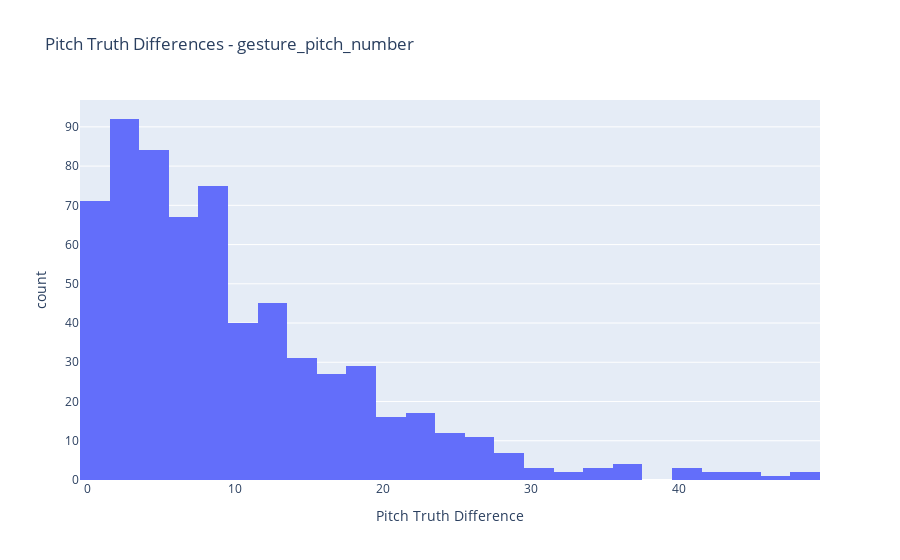
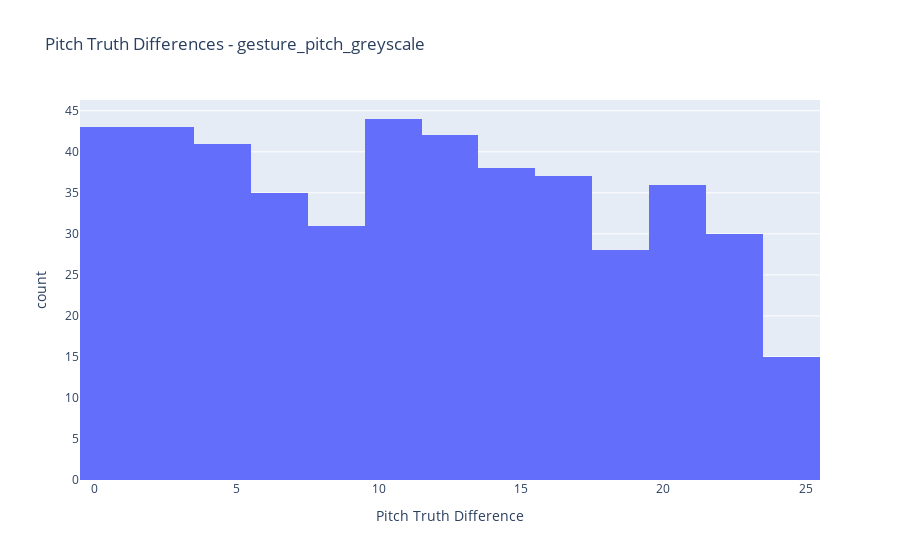
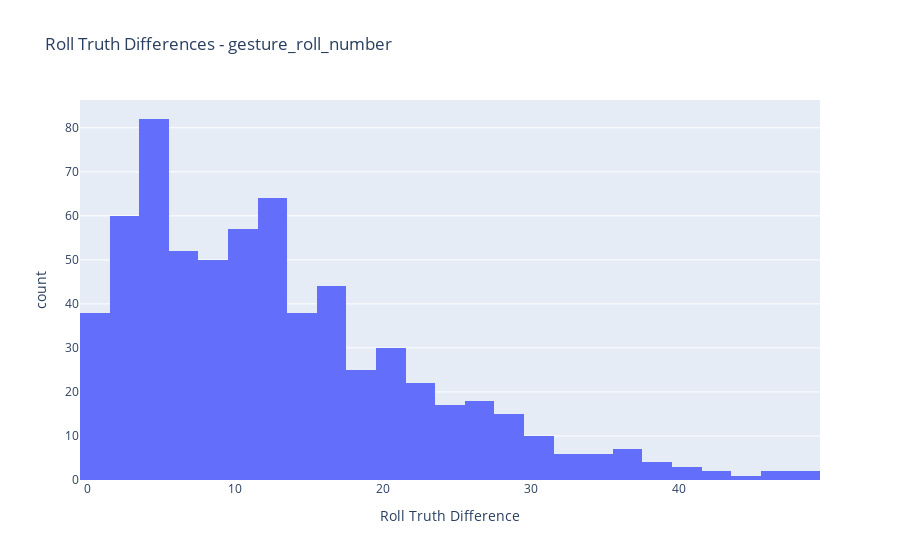

Notebook code cell kept with these figures, in order:
### Code cell
def create_histogram_truth_plots(experiment_type, truth_type):
    filtered_df = df[(df['experiment_type'] == experiment_type) & 
                     (df['inputType'] == truth_type["input_type"])]

    fig = px.histogram(filtered_df, x=truth_type["truth_diff"],
                    title=f'{truth_type['label']} Differences - {experiment_type}',
                    labels={f'{truth_type["truth_diff"]}': f'{truth_type["label"]} Difference'})
    
    fig.show()
    
for experiment_type, truth_type in experiment_truth_type.items():
    create_histogram_truth_plots(experiment_type, truth_type)

### Figure 1 — Plotly figure (JSON) as saved in the notebook; plotly's stock layout.template omitted (floating-point values rounded to 4 significant figures; data arrays with more than 128 entries replaced by an {"elided": "..."} marker saying what was removed)
{"data": [{"alignmentgroup": "True", "bingroup": "x", "hovertemplate": "Pitch Truth Difference=%{x}<br>count=%{y}<extra></extra>", "legendgroup": "", "marker": {"color": "#636efa", "pattern": {"shape": ""}}, "name": "", "offsetgroup": "", "orientation": "v", "showlegend": false, "type": "histogram", "x": {"elided": "646 int values"}, "xaxis": "x", "yaxis": "y"}], "layout": {"barmode": "relative", "legend": {"tracegroupgap": 0}, "title": {"text": "Pitch Truth Differences - gesture_pitch_number"}, "xaxis": {"anchor": "y", "domain": [0, 1], "title": {"text": "Pitch Truth Difference"}}, "yaxis": {"anchor": "x", "domain": [0, 1], "title": {"text": "count"}}}}

### Figure 2 — Plotly figure (JSON) as saved in the notebook; plotly's stock layout.template omitted (floating-point values rounded to 4 significant figures; data arrays with more than 128 entries replaced by an {"elided": "..."} marker saying what was removed)
{"data": [{"alignmentgroup": "True", "bingroup": "x", "hovertemplate": "Pitch Truth Difference=%{x}<br>count=%{y}<extra></extra>", "legendgroup": "", "marker": {"color": "#636efa", "pattern": {"shape": ""}}, "name": "", "offsetgroup": "", "orientation": "v", "showlegend": false, "type": "histogram", "x": {"elided": "463 int values"}, "xaxis": "x", "yaxis": "y"}], "layout": {"barmode": "relative", "legend": {"tracegroupgap": 0}, "title": {"text": "Pitch Truth Differences - gesture_pitch_greyscale"}, "xaxis": {"anchor": "y", "domain": [0, 1], "title": {"text": "Pitch Truth Difference"}}, "yaxis": {"anchor": "x", "domain": [0, 1], "title": {"text": "count"}}}}

### Figure 3 — Plotly figure (JSON) as saved in the notebook; plotly's stock layout.template omitted (floating-point values rounded to 4 significant figures; data arrays with more than 128 entries replaced by an {"elided": "..."} marker saying what was removed)
{"data": [{"alignmentgroup": "True", "bingroup": "x", "hovertemplate": "Roll Truth Difference=%{x}<br>count=%{y}<extra></extra>", "legendgroup": "", "marker": {"color": "#636efa", "pattern": {"shape": ""}}, "name": "", "offsetgroup": "", "orientation": "v", "showlegend": false, "type": "histogram", "x": {"elided": "655 int values"}, "xaxis": "x", "yaxis": "y"}], "layout": {"barmode": "relative", "legend": {"tracegroupgap": 0}, "title": {"text": "Roll Truth Differences - gesture_roll_number"}, "xaxis": {"anchor": "y", "domain": [0, 1], "title": {"text": "Roll Truth Difference"}}, "yaxis": {"anchor": "x", "domain": [0, 1], "title": {"text": "count"}}}}
